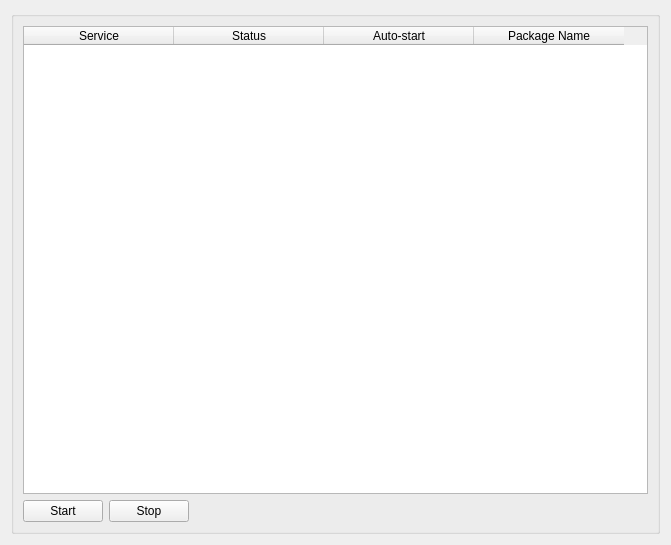
<?xml version="1.0" encoding="UTF-8"?>
<ui version="4.0">
 <class>widgetServices</class>
 <widget class="QWidget" name="widgetServices">
  <property name="geometry">
   <rect>
    <x>0</x>
    <y>0</y>
    <width>671</width>
    <height>545</height>
   </rect>
  </property>
  <property name="windowTitle">
   <string>Services</string>
  </property>
  <property name="windowIcon">
   <iconset resource="services.qrc">
    <normaloff>:/icons/services48.png</normaloff>:/icons/services48.png</iconset>
  </property>
  <layout class="QGridLayout" name="gridLayout_7">
   <item row="0" column="0" rowspan="2">
    <widget class="QGroupBox" name="groupBox">
     <property name="title">
      <string/>
     </property>
     <layout class="QGridLayout" name="gridLayout_8">
      <item row="1" column="0">
       <widget class="QPushButton" name="pushStart">
        <property name="text">
         <string>Start</string>
        </property>
       </widget>
      </item>
      <item row="1" column="2">
       <spacer name="horizontalSpacer">
        <property name="orientation">
         <enum>Qt::Horizontal</enum>
        </property>
        <property name="sizeHint" stdset="0">
         <size>
          <width>40</width>
          <height>20</height>
         </size>
        </property>
       </spacer>
      </item>
      <item row="1" column="1">
       <widget class="QPushButton" name="pushStop">
        <property name="text">
         <string>Stop</string>
        </property>
       </widget>
      </item>
      <item row="0" column="0" colspan="3">
       <widget class="QTableWidget" name="tableWidget">
        <property name="minimumSize">
         <size>
          <width>500</width>
          <height>50</height>
         </size>
        </property>
        <property name="baseSize">
         <size>
          <width>0</width>
          <height>0</height>
         </size>
        </property>
        <property name="selectionMode">
         <enum>QAbstractItemView::SingleSelection</enum>
        </property>
        <property name="selectionBehavior">
         <enum>QAbstractItemView::SelectRows</enum>
        </property>
        <property name="showGrid">
         <bool>false</bool>
        </property>
        <property name="gridStyle">
         <enum>Qt::SolidLine</enum>
        </property>
        <property name="sortingEnabled">
         <bool>true</bool>
        </property>
        <property name="columnCount">
         <number>4</number>
        </property>
        <attribute name="horizontalHeaderVisible">
         <bool>true</bool>
        </attribute>
        <attribute name="horizontalHeaderCascadingSectionResizes">
         <bool>true</bool>
        </attribute>
        <attribute name="horizontalHeaderDefaultSectionSize">
         <number>150</number>
        </attribute>
        <attribute name="horizontalHeaderHighlightSections">
         <bool>true</bool>
        </attribute>
        <attribute name="horizontalHeaderMinimumSectionSize">
         <number>50</number>
        </attribute>
        <attribute name="horizontalHeaderShowSortIndicator" stdset="0">
         <bool>true</bool>
        </attribute>
        <attribute name="horizontalHeaderStretchLastSection">
         <bool>false</bool>
        </attribute>
        <attribute name="verticalHeaderVisible">
         <bool>false</bool>
        </attribute>
        <attribute name="verticalHeaderStretchLastSection">
         <bool>false</bool>
        </attribute>
        <attribute name="verticalHeaderVisible">
         <bool>false</bool>
        </attribute>
        <attribute name="horizontalHeaderShowSortIndicator" stdset="0">
         <bool>true</bool>
        </attribute>
        <attribute name="horizontalHeaderStretchLastSection">
         <bool>false</bool>
        </attribute>
        <attribute name="horizontalHeaderCascadingSectionResizes">
         <bool>true</bool>
        </attribute>
        <attribute name="horizontalHeaderVisible">
         <bool>true</bool>
        </attribute>
        <attribute name="horizontalHeaderMinimumSectionSize">
         <number>50</number>
        </attribute>
        <attribute name="horizontalHeaderHighlightSections">
         <bool>true</bool>
        </attribute>
        <attribute name="verticalHeaderStretchLastSection">
         <bool>false</bool>
        </attribute>
        <attribute name="horizontalHeaderDefaultSectionSize">
         <number>150</number>
        </attribute>
        <column>
         <property name="text">
          <string>Service</string>
         </property>
        </column>
        <column>
         <property name="text">
          <string>Status</string>
         </property>
        </column>
        <column>
         <property name="text">
          <string>Auto-start</string>
         </property>
        </column>
        <column>
         <property name="text">
          <string>Package Name</string>
         </property>
        </column>
       </widget>
      </item>
     </layout>
    </widget>
   </item>
  </layout>
 </widget>
 <resources>
  <include location="services.qrc"/>
 </resources>
 <connections/>
</ui>
